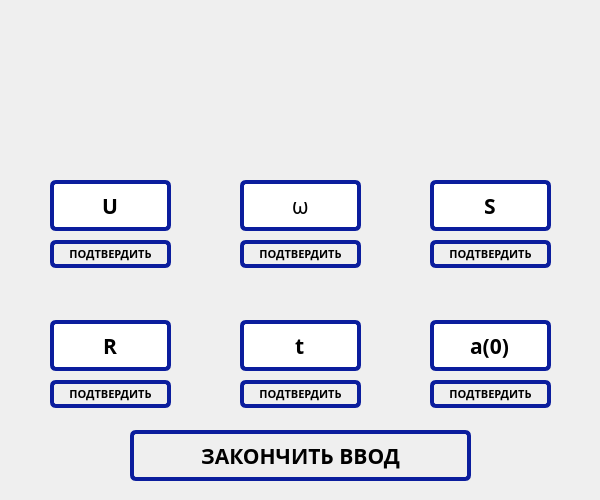
<?xml version="1.0" encoding="UTF-8"?>
<ui version="4.0">
 <class>MainWindow</class>
 <widget class="QMainWindow" name="MainWindow">
  <property name="geometry">
   <rect>
    <x>0</x>
    <y>0</y>
    <width>600</width>
    <height>500</height>
   </rect>
  </property>
  <property name="sizePolicy">
   <sizepolicy hsizetype="Fixed" vsizetype="Fixed">
    <horstretch>0</horstretch>
    <verstretch>0</verstretch>
   </sizepolicy>
  </property>
  <property name="minimumSize">
   <size>
    <width>600</width>
    <height>500</height>
   </size>
  </property>
  <property name="maximumSize">
   <size>
    <width>600</width>
    <height>500</height>
   </size>
  </property>
  <property name="font">
   <font>
    <family>Goudy Old Style</family>
    <pointsize>16</pointsize>
    <weight>75</weight>
    <bold>true</bold>
   </font>
  </property>
  <property name="windowTitle">
   <string>Physical simulation of motion</string>
  </property>
  <property name="windowIcon">
   <iconset resource="../Resurces/res.qrc">
    <normaloff>:/Resurses_2/icon.png</normaloff>:/Resurses_2/icon.png</iconset>
  </property>
  <property name="styleSheet">
   <string notr="true">background-image: url(:/Resurses_2/фон_фз.jpg);</string>
  </property>
  <widget class="QWidget" name="centralwidget">
   <widget class="QLineEdit" name="circle_input_speed">
    <property name="geometry">
     <rect>
      <x>50</x>
      <y>180</y>
      <width>121</width>
      <height>51</height>
     </rect>
    </property>
    <property name="font">
     <font>
      <family>Goudy Old Style</family>
      <pointsize>16</pointsize>
      <weight>75</weight>
      <bold>true</bold>
     </font>
    </property>
    <property name="styleSheet">
     <string notr="true">background-image: url(:/Resurses_2/кремовый.jpg);
border: 4px solid #0B1D9D;
border-radius: 6px;</string>
    </property>
    <property name="text">
     <string>U</string>
    </property>
    <property name="alignment">
     <set>Qt::AlignCenter</set>
    </property>
    <property name="placeholderText">
     <string/>
    </property>
   </widget>
   <widget class="QLineEdit" name="circle_input_angle_speed">
    <property name="geometry">
     <rect>
      <x>240</x>
      <y>180</y>
      <width>121</width>
      <height>51</height>
     </rect>
    </property>
    <property name="font">
     <font>
      <family>Goudy Old Style</family>
      <pointsize>16</pointsize>
      <weight>50</weight>
      <bold>false</bold>
     </font>
    </property>
    <property name="styleSheet">
     <string notr="true">background-image: url(:/Resurses_2/кремовый.jpg);
border: 4px solid #0B1D9D;
border-radius: 6px;</string>
    </property>
    <property name="text">
     <string>ω</string>
    </property>
    <property name="alignment">
     <set>Qt::AlignCenter</set>
    </property>
   </widget>
   <widget class="QLineEdit" name="circle_input_way">
    <property name="geometry">
     <rect>
      <x>430</x>
      <y>180</y>
      <width>121</width>
      <height>51</height>
     </rect>
    </property>
    <property name="font">
     <font>
      <family>Goudy Old Style</family>
      <pointsize>16</pointsize>
      <weight>75</weight>
      <bold>true</bold>
     </font>
    </property>
    <property name="styleSheet">
     <string notr="true">background-image: url(:/Resurses_2/кремовый.jpg);
border: 4px solid #0B1D9D;
border-radius: 6px;</string>
    </property>
    <property name="text">
     <string>S</string>
    </property>
    <property name="alignment">
     <set>Qt::AlignCenter</set>
    </property>
   </widget>
   <widget class="QPushButton" name="button_circle_input_speed">
    <property name="geometry">
     <rect>
      <x>50</x>
      <y>240</y>
      <width>121</width>
      <height>28</height>
     </rect>
    </property>
    <property name="font">
     <font>
      <family>Goudy Stout</family>
      <pointsize>8</pointsize>
      <weight>75</weight>
      <bold>true</bold>
     </font>
    </property>
    <property name="styleSheet">
     <string notr="true">QWidget {
background-image: url(:/Resurses_2/white.jpg);
	border: 4px solid #0B1D9D;
	border-radius: 6px;
}
QWidget:hover{
    background-image: url(:/Resurses_2/white-hover.jpg);
}
QWidget:pressed{
    background-image: url(:/Resurses_2/white-active.jpg);
}</string>
    </property>
    <property name="text">
     <string>ПОДТВЕРДИТЬ</string>
    </property>
   </widget>
   <widget class="QPushButton" name="button_circle_input_angle_speed">
    <property name="geometry">
     <rect>
      <x>240</x>
      <y>240</y>
      <width>121</width>
      <height>28</height>
     </rect>
    </property>
    <property name="font">
     <font>
      <family>Goudy Stout</family>
      <pointsize>8</pointsize>
      <weight>75</weight>
      <bold>true</bold>
     </font>
    </property>
    <property name="styleSheet">
     <string notr="true">QWidget {
background-image: url(:/Resurses_2/white.jpg);
	border: 4px solid #0B1D9D;
	border-radius: 6px;
}
QWidget:hover{
    background-image: url(:/Resurses_2/white-hover.jpg);
}
QWidget:pressed{
    background-image: url(:/Resurses_2/white-active.jpg);
}</string>
    </property>
    <property name="text">
     <string>ПОДТВЕРДИТЬ</string>
    </property>
   </widget>
   <widget class="QPushButton" name="button_circle_input_way">
    <property name="geometry">
     <rect>
      <x>430</x>
      <y>240</y>
      <width>121</width>
      <height>28</height>
     </rect>
    </property>
    <property name="font">
     <font>
      <family>Goudy Stout</family>
      <pointsize>8</pointsize>
      <weight>75</weight>
      <bold>true</bold>
     </font>
    </property>
    <property name="styleSheet">
     <string notr="true">QWidget {
background-image: url(:/Resurses_2/white.jpg);
	border: 4px solid #0B1D9D;
	border-radius: 6px;
}
QWidget:hover{
    background-image: url(:/Resurses_2/white-hover.jpg);
}
QWidget:pressed{
    background-image: url(:/Resurses_2/white-active.jpg);
}</string>
    </property>
    <property name="text">
     <string>ПОДТВЕРДИТЬ</string>
    </property>
   </widget>
   <widget class="QPushButton" name="button_circle_finish_input">
    <property name="geometry">
     <rect>
      <x>130</x>
      <y>430</y>
      <width>341</width>
      <height>51</height>
     </rect>
    </property>
    <property name="font">
     <font>
      <family>Goudy Stout</family>
      <pointsize>16</pointsize>
      <weight>75</weight>
      <bold>true</bold>
     </font>
    </property>
    <property name="styleSheet">
     <string notr="true">QWidget {
background-image: url(:/Resurses_2/white.jpg);
	border: 4px solid #0B1D9D;
	border-radius: 6px;
}
QWidget:hover{
    background-image: url(:/Resurses_2/white-hover.jpg);
}
QWidget:pressed{
    background-image: url(:/Resurses_2/white-active.jpg);
}</string>
    </property>
    <property name="text">
     <string>ЗАКОНЧИТЬ ВВОД</string>
    </property>
   </widget>
   <widget class="QPushButton" name="button_circle_input_acceleration_start">
    <property name="geometry">
     <rect>
      <x>430</x>
      <y>380</y>
      <width>121</width>
      <height>28</height>
     </rect>
    </property>
    <property name="font">
     <font>
      <family>Goudy Stout</family>
      <pointsize>8</pointsize>
      <weight>75</weight>
      <bold>true</bold>
     </font>
    </property>
    <property name="styleSheet">
     <string notr="true">QWidget {
background-image: url(:/Resurses_2/white.jpg);
	border: 4px solid #0B1D9D;
	border-radius: 6px;
}
QWidget:hover{
    background-image: url(:/Resurses_2/white-hover.jpg);
}
QWidget:pressed{
    background-image: url(:/Resurses_2/white-active.jpg);
}</string>
    </property>
    <property name="text">
     <string>ПОДТВЕРДИТЬ</string>
    </property>
   </widget>
   <widget class="QPushButton" name="button_circle_input_time">
    <property name="geometry">
     <rect>
      <x>240</x>
      <y>380</y>
      <width>121</width>
      <height>28</height>
     </rect>
    </property>
    <property name="font">
     <font>
      <family>Goudy Stout</family>
      <pointsize>8</pointsize>
      <weight>75</weight>
      <bold>true</bold>
     </font>
    </property>
    <property name="styleSheet">
     <string notr="true">QWidget {
background-image: url(:/Resurses_2/white.jpg);
	border: 4px solid #0B1D9D;
	border-radius: 6px;
}
QWidget:hover{
    background-image: url(:/Resurses_2/white-hover.jpg);
}
QWidget:pressed{
    background-image: url(:/Resurses_2/white-active.jpg);
}</string>
    </property>
    <property name="text">
     <string>ПОДТВЕРДИТЬ</string>
    </property>
   </widget>
   <widget class="QPushButton" name="button_circle_input_way_2">
    <property name="geometry">
     <rect>
      <x>50</x>
      <y>380</y>
      <width>121</width>
      <height>28</height>
     </rect>
    </property>
    <property name="font">
     <font>
      <family>Goudy Stout</family>
      <pointsize>8</pointsize>
      <weight>75</weight>
      <bold>true</bold>
     </font>
    </property>
    <property name="styleSheet">
     <string notr="true">QWidget {
background-image: url(:/Resurses_2/white.jpg);
	border: 4px solid #0B1D9D;
	border-radius: 6px;
}
QWidget:hover{
    background-image: url(:/Resurses_2/white-hover.jpg);
}
QWidget:pressed{
    background-image: url(:/Resurses_2/white-active.jpg);
}</string>
    </property>
    <property name="text">
     <string>ПОДТВЕРДИТЬ</string>
    </property>
   </widget>
   <widget class="QLineEdit" name="circle_input_acceleration_start">
    <property name="geometry">
     <rect>
      <x>430</x>
      <y>320</y>
      <width>121</width>
      <height>51</height>
     </rect>
    </property>
    <property name="font">
     <font>
      <family>Goudy Old Style</family>
      <pointsize>16</pointsize>
      <weight>75</weight>
      <bold>true</bold>
     </font>
    </property>
    <property name="styleSheet">
     <string notr="true">background-image: url(:/Resurses_2/кремовый.jpg);
border: 4px solid #0B1D9D;
border-radius: 6px;</string>
    </property>
    <property name="text">
     <string>a(0)</string>
    </property>
    <property name="alignment">
     <set>Qt::AlignCenter</set>
    </property>
   </widget>
   <widget class="QLineEdit" name="circle_input_time">
    <property name="geometry">
     <rect>
      <x>240</x>
      <y>320</y>
      <width>121</width>
      <height>51</height>
     </rect>
    </property>
    <property name="font">
     <font>
      <family>Goudy Old Style</family>
      <pointsize>16</pointsize>
      <weight>75</weight>
      <bold>true</bold>
     </font>
    </property>
    <property name="styleSheet">
     <string notr="true">background-image: url(:/Resurses_2/кремовый.jpg);
border: 4px solid #0B1D9D;
border-radius: 6px;</string>
    </property>
    <property name="text">
     <string>t</string>
    </property>
    <property name="alignment">
     <set>Qt::AlignCenter</set>
    </property>
   </widget>
   <widget class="QLineEdit" name="circle_input_radius">
    <property name="geometry">
     <rect>
      <x>50</x>
      <y>320</y>
      <width>121</width>
      <height>51</height>
     </rect>
    </property>
    <property name="font">
     <font>
      <family>Goudy Old Style</family>
      <pointsize>16</pointsize>
      <weight>75</weight>
      <bold>true</bold>
     </font>
    </property>
    <property name="styleSheet">
     <string notr="true">background-image: url(:/Resurses_2/кремовый.jpg);
border: 4px solid #0B1D9D;
border-radius: 6px;</string>
    </property>
    <property name="text">
     <string>R</string>
    </property>
    <property name="alignment">
     <set>Qt::AlignCenter</set>
    </property>
    <property name="placeholderText">
     <string/>
    </property>
   </widget>
  </widget>
 </widget>
 <resources>
  <include location="../Resurces/res.qrc"/>
 </resources>
 <connections/>
</ui>
